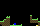

This is a level from a 2D game, rendered from its Tiled map with the project's own tilesets. A one-line summary and the complete map file follow:
An orthogonal 20x13 tile map with 2x2 px tiles, 1 tile layer (Tile Layer 1).

<map version="1.2" tiledversion="1.3.3" orientation="orthogonal" renderorder="right-down" width="20" height="13" tilewidth="2" tileheight="2" infinite="0" nextlayerid="2" nextobjectid="1">
 <editorsettings>
  <export target="m1.csv" format="csv" />
 </editorsettings>
 <tileset firstgid="1" source="atlas.tsx" />
 <layer id="1" name="Tile Layer 1" width="20" height="13" offsetx="0.8125" offsety="15.375">
  <data encoding="csv">
0,0,0,2,2,0,0,0,0,0,0,0,0,0,0,10,0,0,0,0,
0,0,0,10,10,0,0,0,0,0,0,0,0,0,0,17,0,0,2,0,
0,2,10,17,17,0,0,0,0,0,0,0,0,0,0,17,10,10,10,0,
10,10,17,17,17,0,0,0,0,0,0,0,0,0,0,17,17,17,17,10,
25,17,17,17,17,0,2,57,0,0,2,0,0,0,0,0,0,0,0,17,
0,17,17,17,17,10,10,10,10,10,10,0,0,0,2,0,0,0,11,17,
0,0,17,17,17,17,17,17,17,17,17,0,0,0,10,9,9,17,17,17,
0,0,17,17,17,17,17,17,25,25,17,0,0,0,17,0,25,0,25,17,
0,0,25,17,17,25,25,0,0,0,17,0,3,0,25,0,0,0,0,0,
0,0,0,0,0,0,0,0,0,0,17,5,25,0,1,0,0,0,0,0,
0,0,0,0,0,0,0,0,0,0,25,12,5,13,1,0,0,0,0,0,
0,0,0,0,0,0,0,0,0,0,0,25,13,25,1,0,0,0,0,0,
0,0,0,0,0,0,0,0,0,0,0,0,25,0,0,0,0,0,0,0
</data>
 </layer>
</map>
